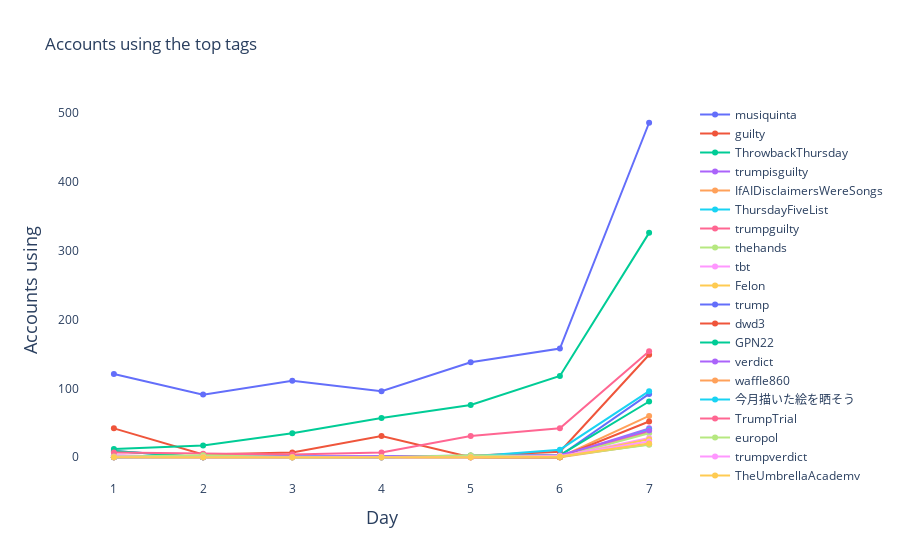

Source (notebook cell):
### Code cell
### Creating a plot displaying the number of accounts using a given tag over the last 7 days
# (day 7 = today)

fig = go.Figure()
for tag in file2['name'].unique():
    df_tag = file2[file2['name'] == tag]
    fig.add_trace(go.Scatter(x=df_tag['days'], y=df_tag['accounts_using'], name = tag))

fig.update_layout(
    plot_bgcolor="white",
    title = 'Accounts using the top tags',
    xaxis = {
        'title' :{
            'font' : {
                'size' : 18
            },
            'text' : 'Day'
        }
    },
    yaxis = {
        'title' :{
            'font' : {
                'size' : 18
            },
            'text' : 'Accounts using'
        }
    }
)

fig.show()

### Figure 1 — Plotly figure (JSON) as saved in the notebook; plotly's stock layout.template omitted (floating-point values rounded to 4 significant figures)
{"data": [{"name": "musiquinta", "type": "scatter", "x": [7, 6, 5, 4, 3, 2, 1], "y": [92, 2, 2, 1, 1, 0, 9]}, {"name": "guilty", "type": "scatter", "x": [7, 6, 5, 4, 3, 2, 1], "y": [149, 8, 2, 0, 0, 1, 2]}, {"name": "ThrowbackThursday", "type": "scatter", "x": [7, 6, 5, 4, 3, 2, 1], "y": [81, 3, 2, 0, 0, 0, 9]}, {"name": "trumpisguilty", "type": "scatter", "x": [7, 6, 5, 4, 3, 2, 1], "y": [42, 1, 2, 1, 2, 0, 2]}, {"name": "IfAIDisclaimersWereSongs", "type": "scatter", "x": [7, 6, 5, 4, 3, 2, 1], "y": [60, 0, 0, 0, 0, 0, 0]}, {"name": "ThursdayFiveList", "type": "scatter", "x": [7, 6, 5, 4, 3, 2, 1], "y": [40, 0, 0, 0, 0, 0, 0]}, {"name": "trumpguilty", "type": "scatter", "x": [7, 6, 5, 4, 3, 2, 1], "y": [37, 0, 0, 0, 0, 0, 0]}, {"name": "thehands", "type": "scatter", "x": [7, 6, 5, 4, 3, 2, 1], "y": [35, 0, 0, 0, 0, 0, 0]}, {"name": "tbt", "type": "scatter", "x": [7, 6, 5, 4, 3, 2, 1], "y": [28, 1, 1, 0, 1, 0, 3]}, {"name": "Felon", "type": "scatter", "x": [7, 6, 5, 4, 3, 2, 1], "y": [26, 0, 0, 0, 0, 0, 0]}, {"name": "trump", "type": "scatter", "x": [7, 6, 5, 4, 3, 2, 1], "y": [486, 158, 138, 96, 111, 91, 121]}, {"name": "dwd3", "type": "scatter", "x": [7, 6, 5, 4, 3, 2, 1], "y": [52, 0, 0, 31, 7, 4, 42]}, {"name": "GPN22", "type": "scatter", "x": [7, 6, 5, 4, 3, 2, 1], "y": [326, 118, 76, 57, 35, 17, 12]}, {"name": "verdict", "type": "scatter", "x": [7, 6, 5, 4, 3, 2, 1], "y": [39, 3, 2, 0, 1, 1, 0]}, {"name": "waffle860", "type": "scatter", "x": [7, 6, 5, 4, 3, 2, 1], "y": [19, 0, 0, 0, 0, 0, 0]}, {"name": "今月描いた絵を晒そう", "type": "scatter", "x": [7, 6, 5, 4, 3, 2, 1], "y": [96, 11, 1, 0, 1, 0, 0]}, {"name": "TrumpTrial", "type": "scatter", "x": [7, 6, 5, 4, 3, 2, 1], "y": [154, 42, 31, 7, 4, 5, 7]}, {"name": "europol", "type": "scatter", "x": [7, 6, 5, 4, 3, 2, 1], "y": [18, 1, 3, 0, 0, 3, 1]}, {"name": "trumpverdict", "type": "scatter", "x": [7, 6, 5, 4, 3, 2, 1], "y": [23, 2, 0, 0, 0, 0, 0]}, {"name": "TheUmbrellaAcademy", "type": "scatter", "x": [7, 6, 5, 4, 3, 2, 1], "y": [20, 1, 0, 0, 0, 0, 0]}], "layout": {"autosize": true, "plot_bgcolor": "white", "title": {"text": "Accounts using the top tags"}, "xaxis": {"autorange": true, "range": [0.631, 7.369], "title": {"font": {"size": 18}, "text": "Day"}, "type": "linear"}, "yaxis": {"autorange": true, "range": [-40.11, 526.1], "title": {"font": {"size": 18}, "text": "Accounts using"}, "type": "linear"}}}
